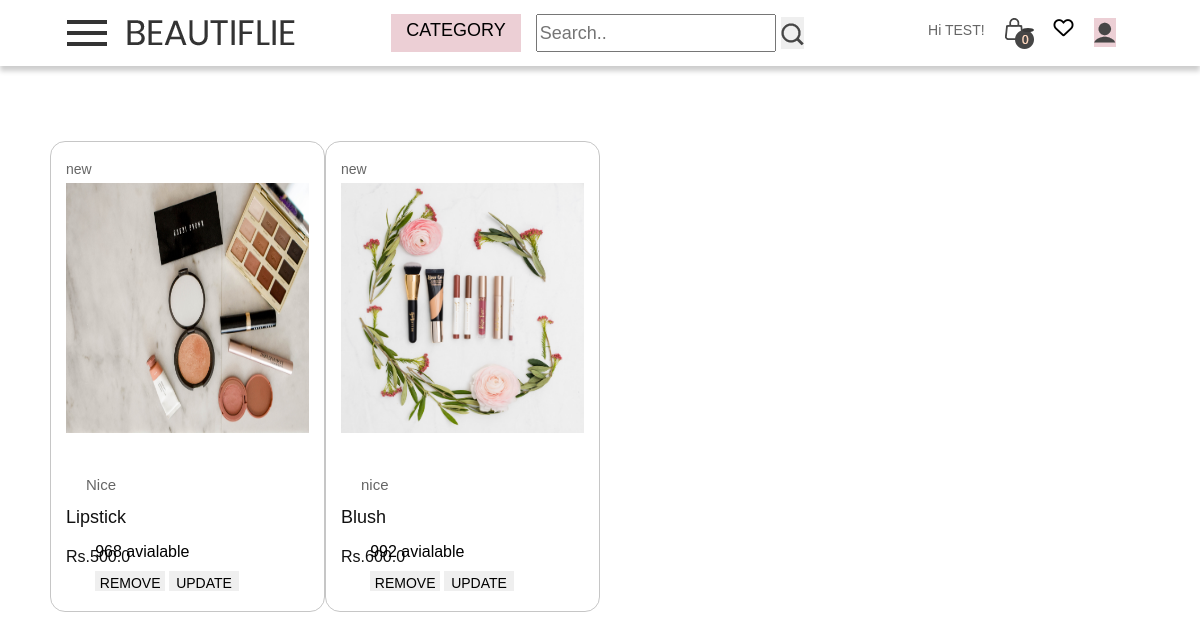
The page /acc/viewMyProduct/ (signed in) on the database as committed earlier.
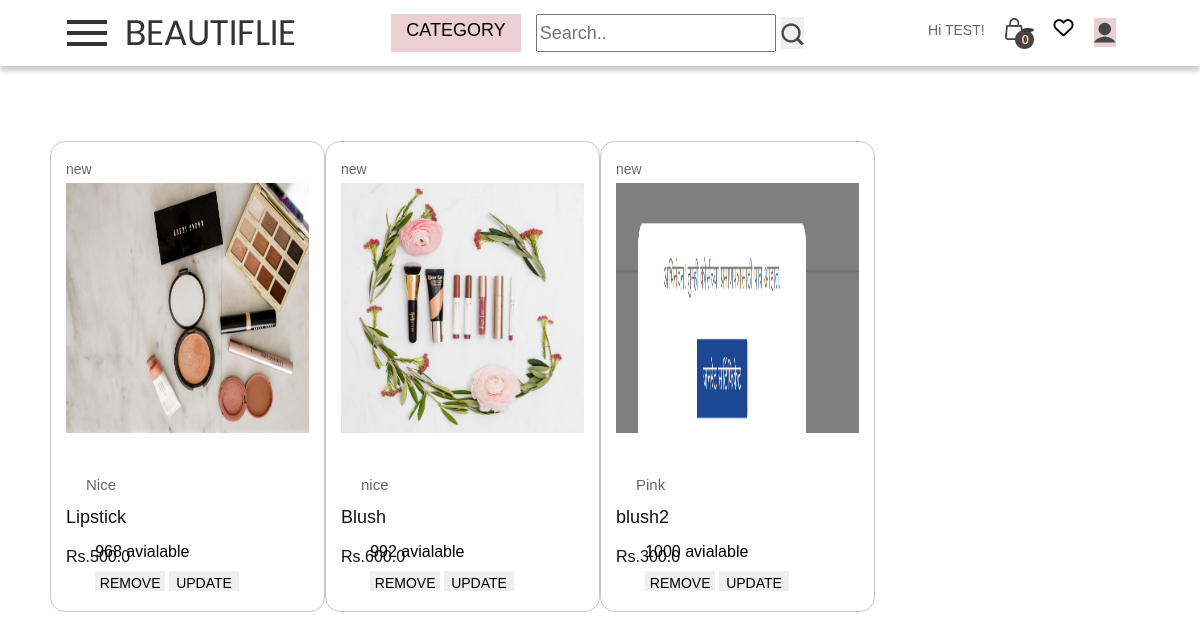
The same page on the database as committed later.
### products/models.py (models this page shows, shortened)
class Products(models.Model):
    seller=models.ForeignKey(Sellers,default=1,on_delete=models.CASCADE)
    product_id = models.AutoField(primary_key=True)
    product_name=models.CharField(max_length=100,null=True)
    price = models.FloatField(null=False)
    description = models.TextField(null=True)
    category = models.CharField(choices=CATEGORY_CHOICES,max_length=30,null=True)
    quantity  = models.IntegerField(default=0,null=True)
    product_image = models.ImageField(upload_to='product',null=True,default = None)

### main/views.py (the view)
    def wrapper(request, *args, **kwargs):
        if not request.user.is_authenticated:
            return redirect(reverse('login'))
        if not Sellers.objects.filter(user=request.user).exists():
            return redirect(reverse('index'))
        return function(request, *args, **kwargs)

### account/views.py (called while the page is built)
@login_required
@isSeller
def viewMyProduct(request):
    context={}
    try:
        temp1 =Sellers.objects.get(user=User.objects.get(username=request.session['username']))
        context['products'] = Products.objects.filter(seller=temp1)
        context['admin']=request.user
        return render(request,'products/viewMyProduct.html',context)
    except KeyError:
        return redirect('/acc/login/')

### main/views.py (called while the page is built)
def isSeller(function):
    def wrapper(request, *args, **kwargs):
        if not request.user.is_authenticated:
            return redirect(reverse('login'))
        if not Sellers.objects.filter(user=request.user).exists():
            return redirect(reverse('index'))
        return function(request, *args, **kwargs)
    return wrapper

### templates/products/viewMyProduct.html (shortened to what this page needs)
{%extends "main/base.html"%}
{%block header%}
{% include "main/header.html" %}
      {%endblock%}
{%block footer%}
   <section class="section-products">
  <div class="container">
      <div class="row justify-content-center text-center">
      </div>
      <div class="row">
          {%for i in products %}
          <div class="col-md-6 col-lg-4 col-xl-3">
              <div id="product-4" class="single-product">
                  <div class="part-1">
                      <span class="new">new</span>
                      <ul>
                        <img style='height:250px;' src='{{MEDIA_ROOT}}/{{i.product_image}}' class="card-img-top" alt="...">
                        <h5 class="card-title"></h5>
                <p class="card-text">{{i.description}}</p>
                      </ul>
                  </div>
                  <div class="part-2">
                      <h3 class="product-title">{{i.product_name}}</h3>
                      <h4 class="product-price">Rs.{{i.price}}</h4>
                      <h3 class="price_text" style="color:black;">{{i.quantity}} avialable</h3>
                     <form method="POST" action="/updateMyProduct/">
                      {%if request.username != '' %}
                      <td><button onclick="return confirmDelete()" style="width:70px;height:20px;" name="removeOrUpdate" value="remove">REMOVE</button></td>
                      <td><button style="width:70px;height:20px;" name="removeOrUpdate" value="update">UPDATE</button></td>
                       {%endif%}
                       </form>
                  </div>
              </div>
          </div>
{%endfor%}
      </div>
  </div>
</section>{% endblock%}

### templates/main/base.html (shortened to what this page needs)
<!DOCTYPE html>
<html lang="en">
   <head>
      <link rel="stylesheet" type="text/css" href="/static/css/mybase.css">
      <link rel="stylesheet" type="text/css" href="/static/css/bootstrap.min.css">
      <link rel="stylesheet" type="text/css" href="/static/css/style.css">
      <link rel="stylesheet" href="/static/css/responsive.css">
      <link rel="stylesheet" href="https://cdnjs.cloudflare.com/ajax/libs/font-awesome/6.0.0-beta3/css/all.min.css">
      <link rel="stylesheet" href="/static/css/jquery.mCustomScrollbar.min.css">
      <link rel="stylesheet" href="/static/css/netdna.css">
      <link href="/static/css/fontsGoogleApis.css" rel="stylesheet">
      <link rel="stylesheet" href="/static/css/owl.carousel.min.css">
      <link rel="stylesheet" href="/static/css/owl.theme.default.min.css">
      <link rel="stylesheet" href="/static/css/fancybox.css" media="screen">
      <link href="/static/css/gijgo.css" rel="stylesheet" type="text/css" />
      <link rel="stylesheet" href="/static/css/order.css">
      <link rel="stylesheet" href="/static/css/checkout.css">
      <link rel="stylesheet" href="/static/css/custom.css">
   </head>
   <body>
    {% block header %}{% endblock %}
      {% block footer %}{% endblock %}
   </body>
</html>

### templates/main/header.html (shortened to what this page needs)
<div class="header_section">
    <div class="container-fluid">
        <div class="header-1">
          <span class="toggle_icon" onclick="openNav()"><img src="/static/images/toggle-icon.png"></span>
          <a class="logo" href="{% url 'index' %}"><img src="/static/images/logo.png"></a>
        </div>
        <div class="header-2">
            <div class="form-inline login_text">
              <ul class="nav-list">
                <li class="dropdown dropbtn">
                  <a >Category</a>
                </li>
                <li class="search-li">
                  <form class="example" id="search-form">
                    <input type="text" placeholder="Search.." name="searchText" id="searchText">
                    <button type="submit">
                      <img src="/static/images/search-icon.png" alt="Search">
                    </button>
                </form>
                </li>
              </ul>
            </div>
        </div>
        <div class="header-3">
          {% if request.user.is_authenticated %}
            <li>Hi {{ request.user }}!</li>
            <li>
              <a href="{% url 'cart' %}" class="cart-link">
                <img class="cart-image" src="/static/images/bag-icon.png">
                <span class="cart-count">{{cart_count}}</span>
              </a>
            </li>
            <li class="link-item" id='a'>
              <a href="{% url 'wishlist' %}" style="color:black;"><i class="fas fa-heart"></i></a>
            </li>
            <li>
              <div class="dropdown">
                <button class="dropbtn"><img src="/static/images/user-icon.png"></button>
              </div>
            </li>
          {% endif %}
        </div>
    </div>
  </div>

### main/static/css/mybase.css (style rules this page uses)
html { scroll-behavior: smooth; }
.link-item { color: black; }
.cart-count { position: absolute; top: 22px; right: 17px; background-color: rgb(57, 57, 57); color: white; padding: 2px 5px; border-radius: 60%; font-size: 14px; }
.login_text li { color: black !important; }
#a { float: left; list-style-type: none; }
.section-products .row { padding: 20px 20px 20px 20px; }
.header-3 .fa-heart { height: 100%; width: 100%; font-size: 20px; }
.header-3 .fas { font-weight: normal; }

### main/static/css/style.css (style rules this page uses)
* { box-sizing: border-box !important; transition: ease all 0.5s; }
html { scroll-behavior: smooth; }
body { color: #666666; font-size: 14px; line-height: 1.80857; font-weight: normal; overflow-x: hidden; font-family: 'Open Sans', sans-serif; }
a { color: #1f1f1f; text-decoration: none !important; outline: none !important; -webkit-transition: all .3s ease-in-out; -moz-transition: all .3s ease-in-out; -ms-transition: all .3s ease-in-out; -o-transition: all .3s ease-in-out; transition: all .3s ease-in-out; }
h1, h2, h3, h4, h5, h6 { letter-spacing: 0; font-weight: normal; position: relative; padding: 10px 0 10px 0; font-weight: normal; line-height: normal; color: #111111; margin: 0 }
h3 { font-size: 18px }
h4 { font-size: 16px }
h5 { font-size: 14px }
*, *::after, *::before { -webkit-box-sizing: border-box; -moz-box-sizing: border-box; box-sizing: border-box; }
ul, li, ol { margin: 0px; padding: 0px; list-style: none; }
p { margin: 20px; font-weight: 300; font-size: 15px; line-height: 24px; }
a { color: #222222; text-decoration: none; outline: none !important; }
a, .btn { text-decoration: none !important; outline: none !important; -webkit-transition: all .3s ease-in-out; -moz-transition: all .3s ease-in-out; -ms-transition: all .3s ease-in-out; -o-transition: all .3s ease-in-out; transition: all .3s ease-in-out; }
img { max-width: 100%; height: auto; }
button { border: 0; margin: 0; padding: 0; cursor: pointer; }
.header_section { width: 100%; float: left; background-color: white; height: auto; background-size: 100%; box-shadow: 0 5px 5px rgba(0, 0, 0, 0.2); }
.toggle_icon { padding: 10px 0px; }
.login_text { width: 100%; float: left; }
.login_text ul { margin: 0px; padding: 0px; }
.login_text li { font-size: 18px; color: #ffffff; text-transform: uppercase; float: left; padding-left: 15px; padding-right: 15px; }
.login_text a { color: #000000; }
.col-md-6 { border: 1px solid #AAAA; border-top-left-radius: 15px; border-top-right-radius: 15px; border-bottom-left-radius: 15px; border-bottom-right-radius: 15px; margin : 15px 0 0 0 ; padding : 15px 15px 15px 15px }
.price_text { font-size: 16px; color: #fefefd; padding-top: 5px; text-align: left; }

### main/static/css/netdna.css (style rules this page uses)
.fa-heart:before { content: "\f004"; }

### main/static/css/order.css (style rules this page uses)
.product-price { float: left; width: 12%; }
body { padding: 0px 0px 0px 0px; font-family: Rs.font-default; font-weight: 100; }

### main/static/css/custom.css (style rules this page uses)
.container-fluid { display: flex; margin: 10px 10px; justify-content: space-around; align-items: center; }
.container-fluid .logo { margin-left: 20px; }
.container-fluid .logo img { margin-top: 10px; }
.container-fluid .header-1 { width: 20%; display: flex; }
.container-fluid .header-2 { display: flex; align-items: center; }
.container-fluid .header-2 .nav-list { display: flex; }
.container-fluid .header-3 { width: 20%; display: flex; flex-direction: row; }
.container-fluid .header-3 li { margin: 0 10px 0 10px; }
.nav-list { list-style: none; display: flex; }
.search-li { margin-right: 10px; }
.cart-link { position: relative; display: inline-block; }
.cart-count { position: absolute; top: 10px; right: 0; background-color: redblack; color: white; border-radius: 50%; padding: 2px 6px; font-size: 12px; }

Rows that differ between the two databases and show on the page:
added Products: product_image (picture), description "Pink", product_name "blush2", price "300.0", quantity "1000"
